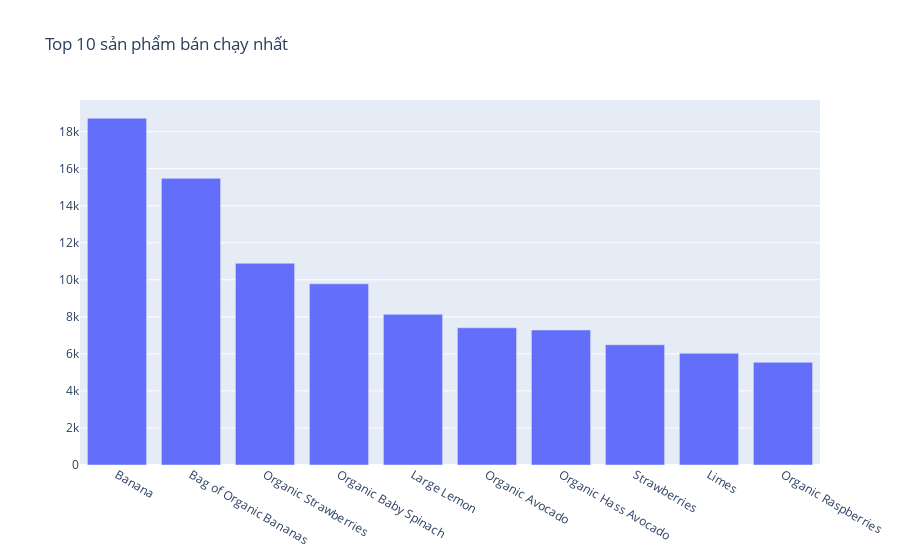

The notebook cell saved with this chart:
### Code cell
fig = go.Figure(layout=go.Layout(xaxis={'type': 'category'}, title='Top 10 sản phẩm bán chạy nhất'))
goBar = go.Bar(x=product_name['product_name'], y=top10_product['counts'])
fig.add_trace(goBar)

### Figure 1 — Plotly figure (JSON) as saved in the notebook; plotly's stock layout.template omitted (floating-point values rounded to 4 significant figures)
{"data": [{"type": "bar", "x": ["Banana", "Bag of Organic Bananas", "Organic Strawberries", "Organic Baby Spinach", "Large Lemon", "Organic Avocado", "Organic Hass Avocado", "Strawberries", "Limes", "Organic Raspberries"], "y": [18726, 15480, 10894, 9784, 8135, 7409, 7293, 6494, 6033, 5546]}], "layout": {"title": {"text": "Top 10 sản phẩm bán chạy nhất"}, "xaxis": {"type": "category"}}}
